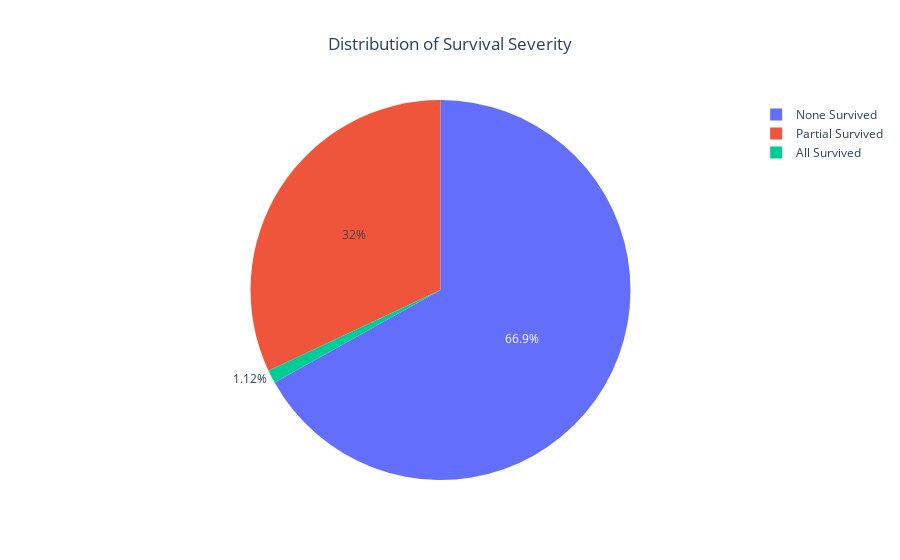

Notebook source saved alongside this figure:
### Markdown cell above
# **Part 1**: Distribution of the Response Variable

### Code cell
# Filter out 'Unknown' categoty
filtered_df = train_df[train_df['SurvivalSeverity'] != 'Unknown']

# Counts
severityCounts = filtered_df['SurvivalSeverity'].value_counts().reset_index()
severityCounts.columns = ['SurvivalSeverity', 'Count']

# Plot
fig14 = px.pie(
    severityCounts,
    names='SurvivalSeverity',
    values='Count',
    title='Distribution of Survival Severity',
    labels={'SurvivalSeverity': 'Survival Severity', 'Count': 'No. of Crashes'}
)

fig14.update_layout(
    title_x=0.5
)

fig14.show()

### Figure 1 — Plotly figure (JSON) as saved in the notebook; plotly's stock layout.template omitted (floating-point values rounded to 4 significant figures)
{"data": [{"domain": {"x": [0, 1], "y": [0, 1]}, "hovertemplate": "Survival Severity=%{label}<br>No. of Crashes=%{value}<extra></extra>", "labels": ["None Survived", "Partial Survived", "All Survived"], "legendgroup": "", "name": "", "showlegend": true, "type": "pie", "values": [2452, 1172, 41]}], "layout": {"legend": {"tracegroupgap": 0}, "title": {"text": "Distribution of Survival Severity", "x": 0.5}}}
